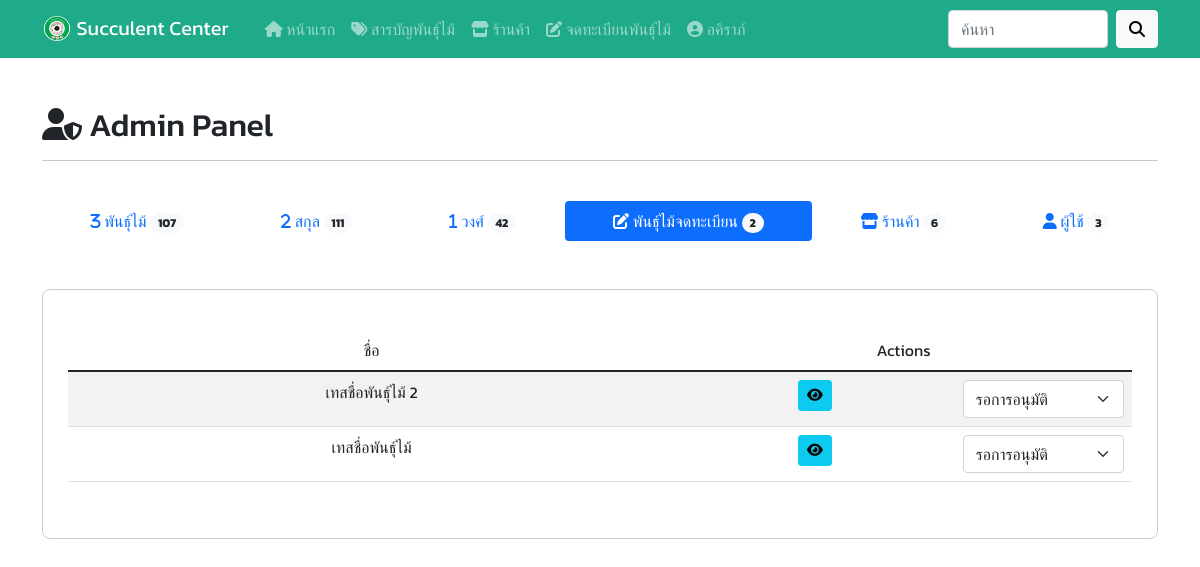
Page /admin.php?q=manageplantsform (signed in) on the earlier database version.
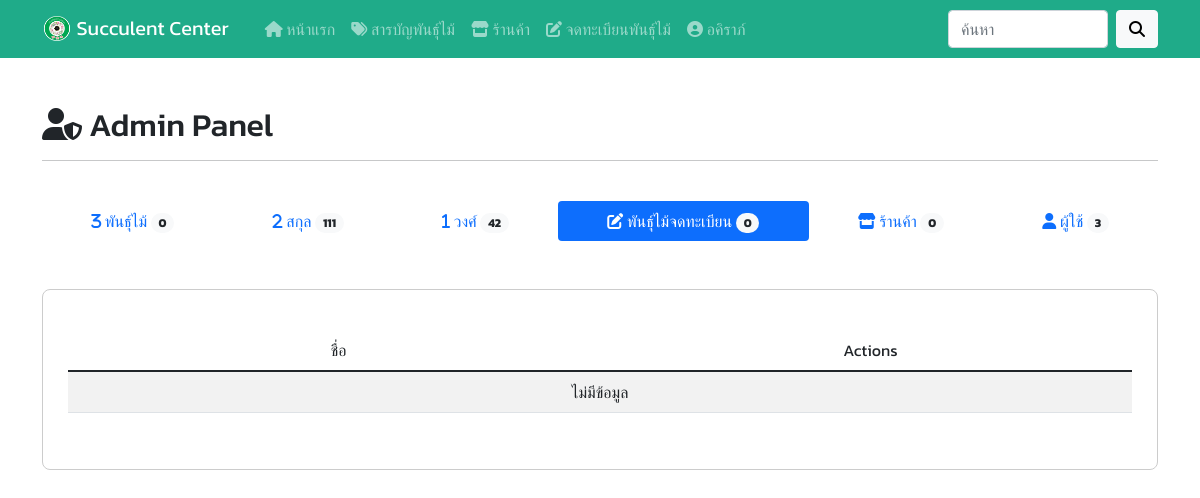
Same page on the later database version.
### tables this page shows
CREATE TABLE `plantsform` (
  `plantsform_id` int NOT NULL COMMENT 'หมายเลขกำกับพันธุ์ไม้จดทะเบียน',
  `plantsfamily_name` varchar(255) NOT NULL COMMENT 'วงศ์',
  `plantsgroup_name` varchar(255) NOT NULL COMMENT 'สกุล',
  `plantsform_name` varchar(255) NOT NULL COMMENT 'ชื่อพันธุ์ไม้จดทะเบียน',
  `plantsform_namemarket` varchar(255) DEFAULT NULL COMMENT 'ชื่อทางการตลาดพันธุ์ไม้จดทะเบียน',
  `plantsform_detail` text NOT NULL COMMENT 'คำอธิบายเกี่ยวกับพรรณไม้ที่ผลิตได้',
  `plantsform_address` text NOT NULL COMMENT 'ระแวกที่อยู่ในการตรวจสอบพันธุ์ไม้',
  `plantsform_lat` varchar(255) NOT NULL COMMENT 'ละติจูด',
  `plantsform_lng` varchar(255) NOT NULL COMMENT 'ลองติจูด',
  `plantsform_img` varchar(255) NOT NULL COMMENT 'รูปภาพ',
  `plantsform_status` enum('check','uncheck') NOT NULL DEFAULT 'uncheck' COMMENT 'สถานะ',
  `user_id` int NOT NULL COMMENT 'ผู้ใช้',
  `plantsform_timestamp` timestamp NOT NULL DEFAULT CURRENT_TIMESTAMP COMMENT 'ประทับเวลาพันธุ์ไม้จดทะเบียน'
);

### components/admins/manageplantsform.php (the view, shortened to what this page needs)
<br><br>
<div class="content">
    <table class="table table-striped table-hover table-responsive text-center">
        <thead>
            <tr>
                <td>ชื่อ</td>
                <td colspan="2">Actions</td>
            </tr>
        </thead>
        <tbody>
            <?php
            $stmt = $conn->query("SELECT * FROM plantsform ORDER BY plantsform_id DESC");
            $stmt->execute();
            $forms = $stmt->fetchAll();
            if (!$forms) {
                echo "<td colspan='2'>ไม่มีข้อมูล</td>";
            } else {
                foreach ($forms as $form) {
            ?>
                    <tr>
                        <td class="text-center"><?= $form['plantsform_name']; ?></td>
                        <td class="text-center"><a href="./plantsformview.php?id=<?= $form['plantsform_id']; ?>" class="btn btn-sm btn-info"><i class="fa-solid fa-eye"></i></a></td>
                        <td class="text-center col-2">
                            <select class="form-select" name="status" onchange="editCheck(this.value, <?= $form['plantsform_id']; ?>)">
                                <option value="uncheck" <?php if ($form['plantsform_status'] == 'uncheck') {
                                                            echo 'selected';
                                                        } ?>>รอการอนุมัติ</option>
                            </select>
                        </td>
                    </tr>
            <?php
                }
            }
            ?>
        </tbody>
    </table>
</div>

### components/admin-panel.php
<ul class="nav nav-pills nav-fill">
    <?php if (isset($_GET['q'])) { ?>
        <?php
        $nPlants = $conn->query('SELECT COUNT(*) FROM plants')->fetchColumn();
        ?>
        <li class="nav-item">
            <a class="nav-link <?php if ($_GET['q'] == 'manageplants') {
                                    echo 'active';
                                } ?>" href="admin.php?q=manageplants"><i class="fa-solid fa-3"></i> พันธุ์ไม้ <span class="badge badge-sm rounded-pill text-dark bg-light"><?= $nPlants; ?></span></a>
        </li>
        <?php
        $nPlantsgroup = $conn->query('SELECT COUNT(*) FROM plantsgroup')->fetchColumn();
        ?>
        <li class="nav-item">
            <a class="nav-link <?php if ($_GET['q'] == 'manageplantsgroup') {
                                    echo 'active';
                                } ?>" href="admin.php?q=manageplantsgroup"><i class="fa-solid fa-2"></i> สกุล <span class="badge badge-sm rounded-pill text-dark bg-light"><?= $nPlantsgroup; ?></span></a>
        </li>
        <?php
        $nPlantsfamily = $conn->query('SELECT COUNT(*) FROM plantsfamily')->fetchColumn();
        ?>
        <li class="nav-item">
            <a class="nav-link <?php if ($_GET['q'] == 'manageplantsfamily') {
                                    echo 'active';
                                } ?>" href="admin.php?q=manageplantsfamily"><i class="fa-solid fa-1"></i></i> วงศ์ <span class="badge badge-sm rounded-pill text-dark bg-light"><?= $nPlantsfamily; ?></span></a>
        </li>
        <?php
        $nPlantsform = $conn->query('SELECT COUNT(*) FROM plantsform')->fetchColumn();
        ?>
        <li class="nav-item">
            <a class="nav-link <?php if ($_GET['q'] == 'manageplantsform') {
                                    echo 'active';
                                } ?>" href="admin.php?q=manageplantsform"><i class="fa-solid fa-pen-to-square"></i> พันธุ์ไม้จดทะเบียน <span class="badge badge-sm rounded-pill text-dark bg-light"><?= $nPlantsform; ?></span></a>
        </li>
        <?php
        $nShop = $conn->query('SELECT COUNT(*) FROM shop')->fetchColumn();
        ?>
        <li class="nav-item">
            <a class="nav-link <?php if ($_GET['q'] == 'manageshop') {
                                    echo 'active';
                                } ?>" href="admin.php?q=manageshop"><i class="fa-solid fa-store"></i> ร้านค้า <span class="badge badge-sm rounded-pill text-dark bg-light"><?= $nShop; ?></span></a>
        </li>
        <?php
        $nUsers = $conn->query('SELECT COUNT(*) FROM users')->fetchColumn();
        ?>
        <li class="nav-item">
            <a class="nav-link <?php if ($_GET['q'] == 'manageusers') {
                                    echo 'active';
                                } ?>" href="admin.php?q=manageusers"><i class="fa-solid fa-user"></i> ผู้ใช้ <span class="badge badge-sm rounded-pill text-dark bg-light"><?= $nUsers; ?></span></a>
        </li>
    <?php } ?>
</ul>

Differences in the rows shown:
removed plantsform: plantsform_name "เทสชื่อพันธุ์ไม้ 2", status "รอการอนุมัติ"
removed plantsform: plantsform_name "เทสชื่อพันธุ์ไม้", status "รอการอนุมัติ"
Other differences:
$nPlants: "107" → "0"
$nPlantsform: "2" → "0"
$nShop: "6" → "0"
text now shown: "ไม่มีข้อมูล"
